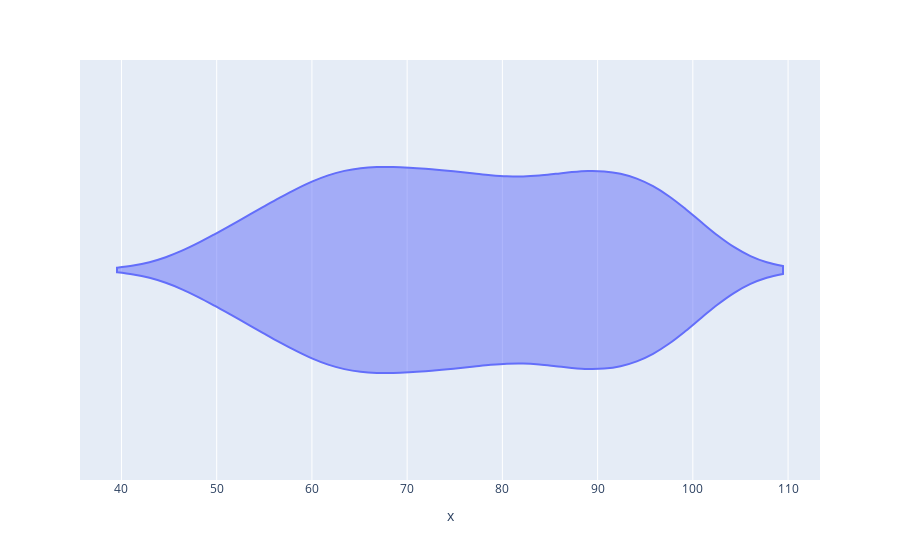

Notebook cell for this chart:
### Code cell
# 2. using the students grades, create a vvoilin plot to dispay the distributio of scores across different grade caategories.

# given
np.random.seed()
data={
    'grade': np.random.choice(['A', 'B', 'C', 'D', 'F'], 200),
     'score': np.random.randint(50, 100, 200)
    }                          
df=pd.DataFrame(data)                          

import plotly.express as px
fig=px.violin(df.grade, df.score)
fig.show()

### Figure 1 — Plotly figure (JSON) as saved in the notebook; plotly's stock layout.template omitted (floating-point values rounded to 4 significant figures; data arrays with more than 128 entries replaced by an {"elided": "..."} marker saying what was removed)
{"data": [{"alignmentgroup": "True", "box": {"visible": false}, "hovertemplate": "x=%{x}<extra></extra>", "legendgroup": "", "marker": {"color": "#636efa"}, "name": "", "offsetgroup": "", "orientation": "h", "scalegroup": "True", "showlegend": false, "type": "violin", "x": {"elided": "200 int values"}, "x0": " ", "xaxis": "x", "y0": " ", "yaxis": "y"}], "layout": {"legend": {"tracegroupgap": 0}, "margin": {"t": 60}, "violinmode": "group", "xaxis": {"anchor": "y", "domain": [0, 1], "title": {"text": "x"}}, "yaxis": {"anchor": "x", "domain": [0, 1]}}}
